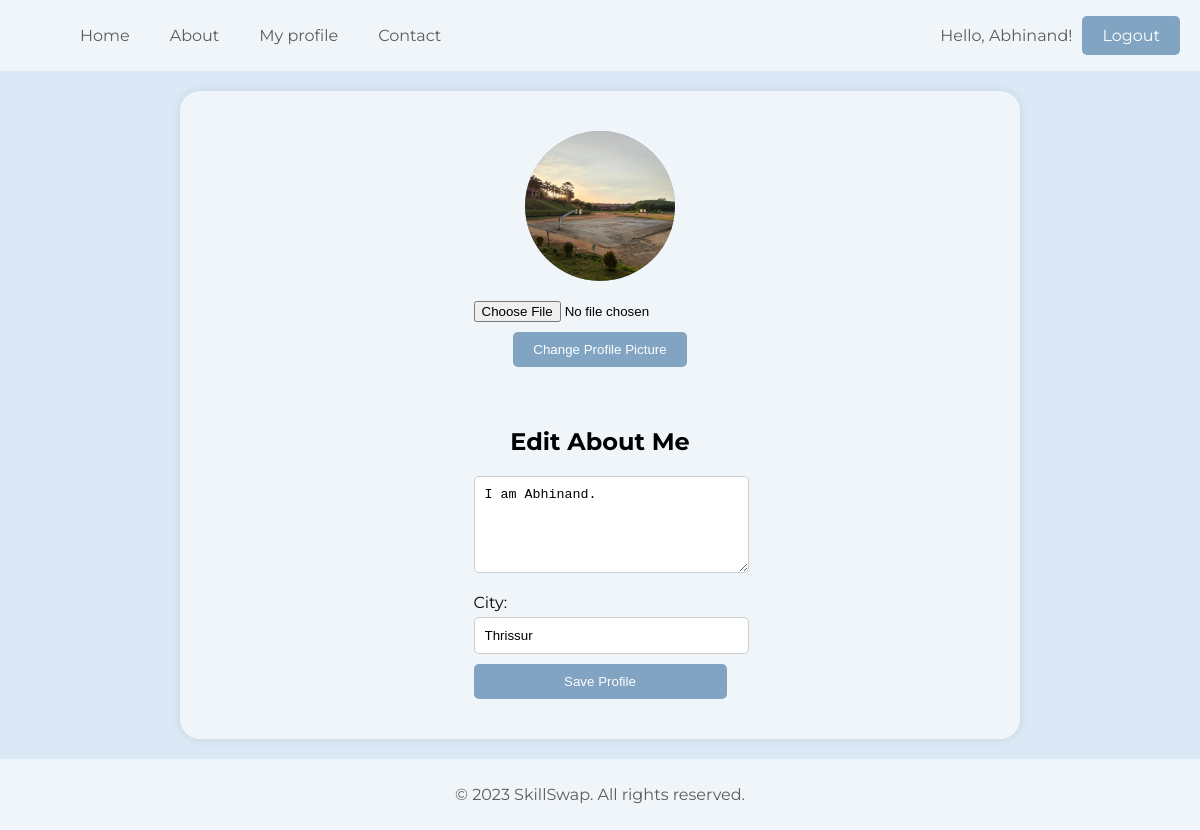
The page /edit_profile/ (signed in) on the database its author committed.
### Skill/models.py (models this page shows, shortened)
class CustomUser(AbstractUser):
    email = models.EmailField(unique=True)
    profile_picture = models.ImageField(upload_to='profile_pictures/', null=True, blank=True)
    city = models.CharField(max_length=100, null=True, blank=True)
    about_me = models.TextField(null=True, blank=True)

### Skill/views.py (the view)
# urls.py: path('edit_profile/', views.edit_profile, name='edit_profile'),
@login_required(login_url='login')
def edit_profile(request):
    if request.method == 'POST':
        form = CustomUserChangeForm(request.POST, request.FILES, instance=request.user)
        if form.is_valid():
            form.save()
            return redirect('profile')
    else:
        form = CustomUserChangeForm(instance=request.user)
    return render(request, 'edit_profile.html', {'form': form})

### Skill/forms.py
class CustomUserChangeForm(UserChangeForm):
    class Meta:
        model = CustomUser
        fields = (
            'profile_picture',
            'city',
            'about_me',
        )

### Skill/templates/edit_profile.html (shortened to what this page needs)
{% load static %}
<!DOCTYPE html>
<html lang="en">
<head>
</head>
<body>
    <header>
        <nav>
            <ul>
                <li><a href="{% url 'home' %}">Home</a></li>
                <li><a href="#">About</a></li>
                <li><a href="{% url 'profile' %}">My profile</a></li>
                <li><a href="#">Contact</a></li>
            </ul>
        </nav>
            <div class="user-info">
                <p>Hello, {{ user.username }}!</p>
                <a href="{% url 'logout' %}" class="btn btn-primary" id="logout-link">Logout</a>
            </div>
    </header>
    <div class="edit-container">
        <form method="post" enctype="multipart/form-data">
            <div class="edit-left">
                <div class="profile-picture" {% if user.profile_picture %} >
                    <img src="{{ user.profile_picture.url }}" alt="Profile Picture" style=" width: 150px; height: 150px; border-radius: 50%;">
                {% else %}
                <img src="{% static 'Images/profile_default.png' %}" alt="Default Profile Picture">
                {% endif %}
                </div>
                <input type="file" name="profile_picture" accept="image/*">
                <button class="edit-profile-button" type="submit">Change Profile Picture</button>
            </div>
            <div class="edit-right">
                <h2>Edit About Me</h2>
                <textarea name="about_me" rows="5">{{ user.about_me }}</textarea>
                <div class="city-edit">
                    <label for="city">City:</label>
                    <input type="text" name="city" id="city" value="{{ user.city }}">
                </div>
                <button class="save-profile-button" type="submit">Save Profile</button>
            </div>
        </form>
    </div>
    <footer>
        <p>&copy; 2023 SkillSwap. All rights reserved.</p>
    </footer>
</body>
</html>

### Skill/templates/edit_profile.html (style rules this page uses)
body { font-family: 'Montserrat', sans-serif; background-color: #dbe9f6; margin: 0; padding: 0; }
header { background-color: #f0f5f9; color: #5c5c5c; display: flex; justify-content: space-between; align-items: center; padding: 10px 20px; }
nav ul { list-style: none; display: flex; align-items: center; }
nav a { text-decoration: none; color: #5c5c5c; margin: 0 20px; }
.user-info { display: flex; align-items: center; }
.user-info p { margin-right: 10px; }
footer { background-color: #f0f5f9; color: #5c5c5c; text-align: center; padding: 10px 0; }
.edit-container { max-width: 800px; margin: 20px auto; background-color: #f0f5f9; box-shadow: 0 0 10px rgba(0, 0, 0, 0.1); display: flex; padding: 20px; border-radius: 20px; justify-content: center; align-items: center; }
.edit-left { flex: 1; padding: 20px; text-align: center; display: flex; flex-direction: column; align-items: center; }
.edit-right { flex: 1; padding: 20px; text-align: center; display: flex; flex-direction: column; justify-content: space-between; }
.profile-picture { width: 150px; height: 150px; border-radius: 50%; background-color: #80a4c2; background-size: cover; background-position: center; margin-bottom: 20px; }
.edit-profile-button, .save-profile-button { display: inline-block; padding: 10px 20px; background-color: #80a4c2; color: #fff; border: none; border-radius: 5px; text-decoration: none; transition: background-color 0.3s; margin-top: 10px; }
textarea { width: 100%; padding: 10px; border: 1px solid #ccc; border-radius: 5px; resize: vertical; }
.city-edit { text-align: left; margin-top: 20px; }
.city-edit label { display: block; margin-bottom: 5px; }
.city-edit input[type="text"] { width: 100%; padding: 10px; border: 1px solid #ccc; border-radius: 5px; resize: vertical; }
.btn { display: inline-block; padding: 10px 20px; background-color: #80a4c2; color: #fff; border: none; border-radius: 5px; text-decoration: none; transition: background-color 0.3s; }

### rows shown on the page
CustomUser: username "Abhinand", profile_picture (picture), about_me "I am Abhinand.", city "Thrissur"
